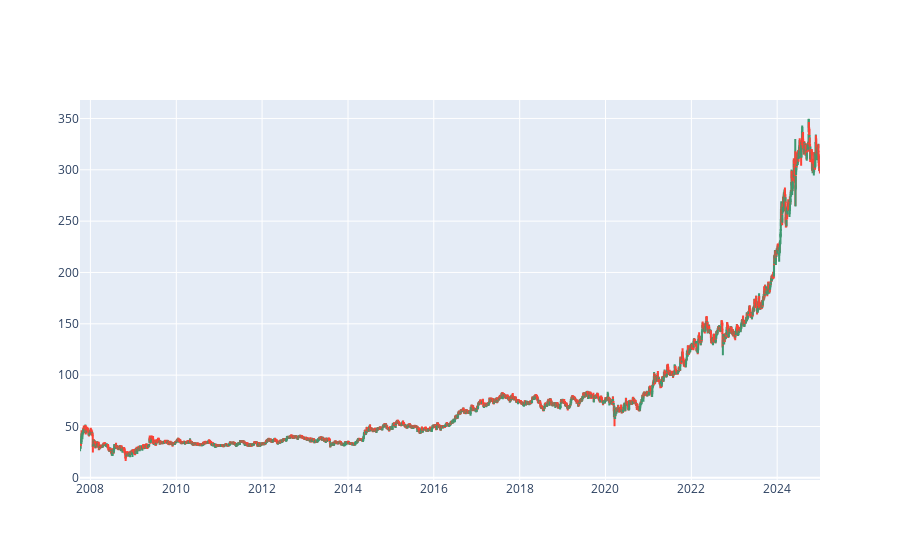

The code cell stored with this chart in its notebook:
### Code cell
# CandleSticks Using Plotly
import plotly.graph_objects as go

# fig = go.Figure(data=[go.Candlestick(x = df['Date'], open = df['Open'], 
#                                      high = df['High'],
#                                     low = df['Low'],
#                                     close = df['Close'])])  # before we converted into csv

fig = go.Figure(data=[go.Candlestick(x = data01['Date'], open = data01['Open'], 
                                     high = data01['High'],
                                    low = data01['Low'],
                                    close = data01['Close'])])

fig.update_layout(xaxis_rangeslider_visible = False) # well this is for the range slider visibility 
fig.show()

### Figure 1 — Plotly figure (JSON) as saved in the notebook; plotly's stock layout.template omitted (floating-point values rounded to 4 significant figures; data arrays with more than 128 entries replaced by an {"elided": "..."} marker saying what was removed)
{"data": [{"close": {"elided": "4248 str values"}, "high": {"elided": "4248 str values"}, "low": {"elided": "4248 str values"}, "open": {"elided": "4248 str values"}, "type": "candlestick", "x": {"elided": "4248 str values"}}], "layout": {"autosize": true, "dragmode": "zoom", "xaxis": {"autorange": true, "range": ["2007-10-04 12:00", "2024-12-30 12:00"], "rangeslider": {"visible": false, "yaxis": {}}, "type": "date"}, "yaxis": {"autorange": true, "range": [-2.153, 368.0]}}}
